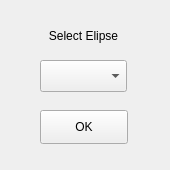
<?xml version="1.0" encoding="UTF-8"?>
<ui version="4.0">
 <class>DeleteElipse</class>
 <widget class="QMainWindow" name="DeleteElipse">
  <property name="geometry">
   <rect>
    <x>0</x>
    <y>0</y>
    <width>170</width>
    <height>170</height>
   </rect>
  </property>
  <property name="windowTitle">
   <string>Delete Elipse</string>
  </property>
  <widget class="QWidget" name="centralwidget">
   <widget class="QLabel" name="label">
    <property name="geometry">
     <rect>
      <x>40</x>
      <y>20</y>
      <width>87</width>
      <height>32</height>
     </rect>
    </property>
    <property name="text">
     <string>Select Elipse</string>
    </property>
    <property name="alignment">
     <set>Qt::AlignCenter</set>
    </property>
   </widget>
   <widget class="QPushButton" name="btnOkElipse">
    <property name="geometry">
     <rect>
      <x>40</x>
      <y>110</y>
      <width>88</width>
      <height>34</height>
     </rect>
    </property>
    <property name="text">
     <string>OK</string>
    </property>
   </widget>
   <widget class="QComboBox" name="comboBox">
    <property name="geometry">
     <rect>
      <x>40</x>
      <y>60</y>
      <width>87</width>
      <height>32</height>
     </rect>
    </property>
   </widget>
  </widget>
 </widget>
 <resources/>
 <connections/>
</ui>
